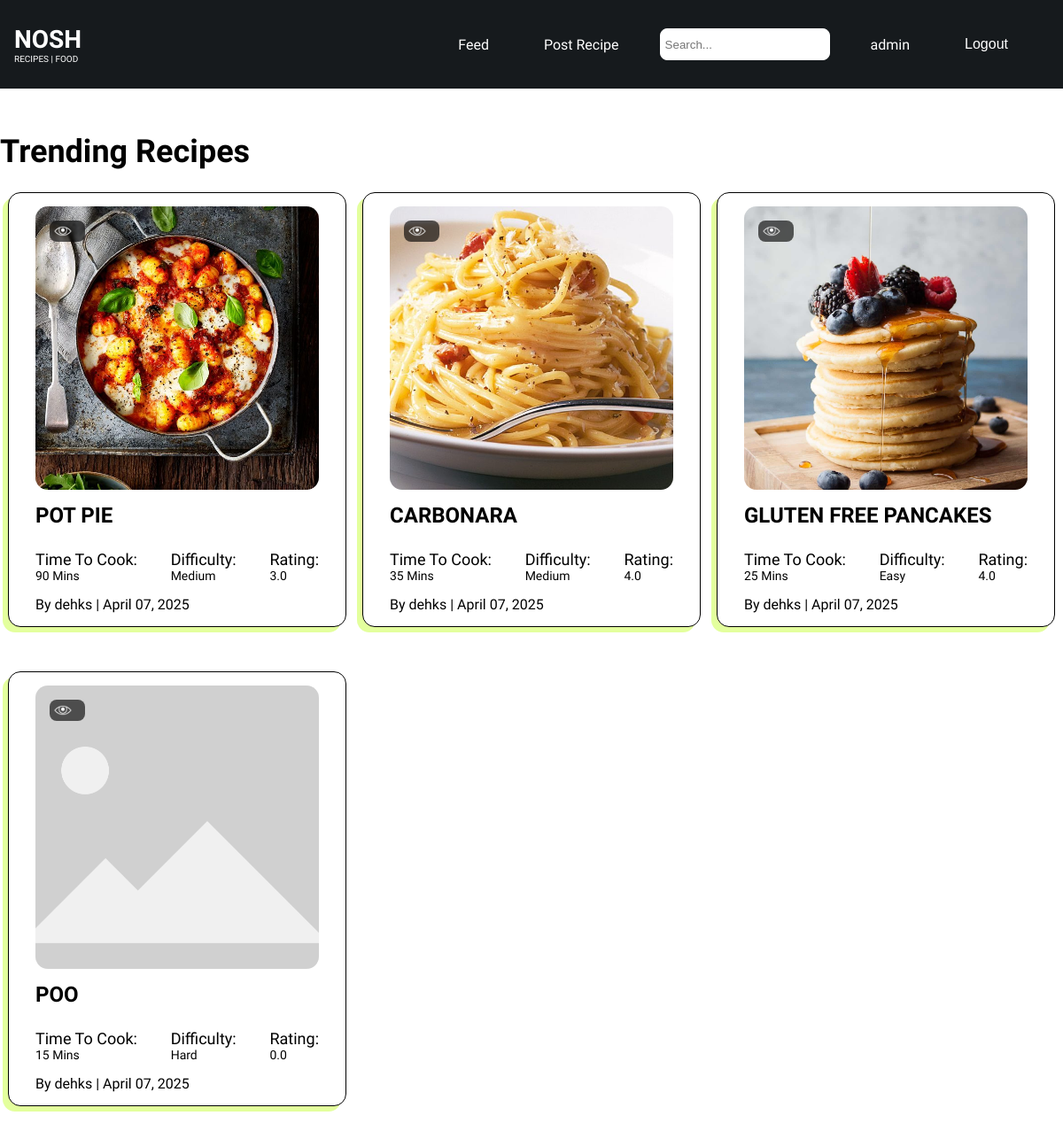
The app's page / (signed in) with its own data.
### recipes/models.py (models this page shows, shortened)
class Recipe(models.Model, HitCountMixin):
    EASY = 'Easy'
    MEDIUM = 'Medium'
    HARD = 'Hard'
    DIFFICULTIES_CHOICES = {
        EASY: 'Easy',
        MEDIUM: 'Medium',
        HARD: 'HARD',
    }
    HEALTHY = 'Healthy'
    GLUTEN_FREE = 'Gluten Free'
    TAG_CHOICES = {
        HEALTHY: 'Healthy',
        GLUTEN_FREE: 'Gluten Free'
    }
    title = models.CharField(max_length=100)
    description = models.TextField()
    image = models.ImageField(upload_to='media/', blank=True, null=True)
    author = models.ForeignKey(User, on_delete=models.CASCADE, related_name='recipes')
    time_to_cook = models.IntegerField(null=True, blank=True, default=0)
    difficulty = models.CharField(max_length=6, choices=DIFFICULTIES_CHOICES, default=EASY)
    tag = models.CharField(max_length=11, choices=TAG_CHOICES, null=True, blank=True)
    serves = models.IntegerField(default=1)
    calories = models.IntegerField(null=True, blank=True)
    created_at = models.DateTimeField(auto_now_add=True)
    updated_at = models.DateTimeField(auto_now=True)
    hit_count_generic = GenericRelation(
        'hitcount.HitCount',
        object_id_field='object_pk',
        related_query_name='hit_count_generic_relation'
    )
    @property
    def average_rating(self):
        from django.db.models import Avg
        return self.ratings.aggregate(Avg('stars'))['stars__avg'] or 0

### recipes/views.py (the view)
# urls.py: path('', views.RecipeListView.as_view(), name='recipes-home'),
class RecipeListView(ListView):
    model = models.Recipe
    template_name = 'recipes/home.html'
    context_object_name = 'recipes'

### recipes/templates/recipes/home.html
{% extends "recipes/base.html" %}
{% load static %}
{% load hitcount_tags %}
{% block content %}
<div class="main">
  <div class="container">
  <h2 class="trending-title">Trending Recipes</h2>
  <div class="recipe-container">
    {% for recipe in recipes %}
    <div class="recipe-card-wrapper">
      <a href="{% url 'recipes-detail' recipe.pk %}" class="stretched-link">
        <div class="recipe-card">
          <div class="recipe-img-container">
            <div class="views"><img src="{% static 'eye.png' %}" alt="view icon" class="views-img">{{ recipe.hit_count.hits }}</div>
            {% if recipe.image %}
            <img src="{{ recipe.image.url }}" class="recipe-img" alt="{{ recipe.title }}">
            {% else %}
            <img src="{% static 'default-recipe.jpg' %}" class="recipe-img" alt="Default recipe image">
            {% endif %}
          </div>
          <div class="recipe-text-container">
            <h5 class="recipe-title">{{ recipe.title | upper }}</h5>
            <div class="recipe-stats-container">
              <div class="recipe-stat">
                <h5>Time To Cook:</h5>
                <p class="recipe-stat-value">{{ recipe.time_to_cook }} Mins</p>
              </div>
              <div class="recipe-stat">
                <h5>Difficulty: </h5>
                <p class="recipe-stat-value">{{ recipe.difficulty }}</p>
              </div>
              <div class="recipe-stat">
                <h5>Rating: </h5>
                <p class="recipe-stat-value">{{ recipe.average_rating|floatformat:1 }}</p>
              </div>
            </div>
          </div>
          <div class="recipe-text-container">
            By {{ recipe.author.username }} | {{ recipe.updated_at|date:"F d, Y" }}
          </div>
        </div>
      </a>
    </div>
    {% empty %}
    <div class="col-12">
      <div class="alert alert-info" role="alert">
        No recipes found. Be the first to add one!
      </div>
    </div>
    {% endfor %}
  </div>
</div>
</div>
{% endblock content %}

### recipes/templates/recipes/base.html (shortened to what this page needs)
{% load static %}
<!DOCTYPE html>
<html lang="en">
  <head>
    <link rel="stylesheet" href="{% static 'css/main.css' %}">
  </head>
  <body>
    <nav>
      <a class="nav-title" href="{% url 'recipes-home' %}">
        <h4>NOSH</h4>
        <p>RECIPES | FOOD</p>
      </a>
      <div class="nav-right">
        <ul>
          <li><a aria-current="page" href="{% url 'recipes-home' %}">Feed</a></li>
          <li><a href="{% url 'recipes-create' %}">Post Recipe</a></li>
          <li>
            <form action="{% url 'search_results' %}" method="get">
              <input id="search" name="q" type="text" placeholder="Search..." class="nav-search">
            </form>
          </li>
          {% if user.is_authenticated %}
          <li><a href="/profile/{{ user.username }}">{{ user.username }}</a></li>
            <li>
              <form action="{% url 'user-logout' %}" method="post">
                <button class="nav-button" type="submit">Logout</button>
              </form>
            </li>
          {% endif %}
        </ul>
      </div>
    </nav>
    <div class="container">
       {% block content %} {% endblock %}
    </div>
  </body>
</html>

### static/css/main.css (style rules this page uses)
* { margin: 0; padding: 0; }
body { background-color: #FFFFFF; font-family: "Geist", sans-serif; font-optical-sizing: auto; font-style: normal; overflow-x: hidden; }
nav { height: 100px; max-width: 100vw; background-color: #161A1D; color: #FFFFFF; display: flex; justify-content: space-between; align-items: center; padding: 0 1rem; font-family: "Istok Web", sans-serif; }
a { color: inherit !important; text-decoration: none !important; }
.nav-title { display: flex; flex-direction: column; }
.nav-title h4 { font-size: 28px; font-weight: bold; }
.nav-title p { font-size: 10px; font-weight: normal; }
.nav-right ul { list-style-type: none; margin: 0; padding: 0; display: flex; align-items: center; }
.nav-right ul li { margin-right: 30px; font-family: "Istok Web", sans-serif; }
.nav-right li a { display: block; color: #FFFFFF; text-align: center; padding: 14px 16px; text-decoration: none; transition: 0.3s ease-in-out; }
.nav-right li a:hover, .nav-right button { color: #d9ff79 !important; }
.nav-right form { margin: 0; }
.nav-right button { background-color: #00000000; border: none; color: inherit !important; font-size: inherit !important; cursor: pointer; padding: 14px 16px; }
.nav-search { background-color: #FFFFFF; height: 30px; padding: 2px 5px; border-radius: 8px; width: 180px; border: 1px solid #FFFFFF; }
.main { max-width: 100vw; width: 100%; height: auto; }
.container { max-width: 1280px; margin: 0 auto; }
.trending-title { font-size: 36px; padding: 50px 0 25px 0; }
.recipe-container { display: grid; grid-template-columns: repeat(3, 1fr); width: 100%; }
.recipe-card-wrapper { display: flex; flex-direction: column; justify-content: center; align-items: center; margin-bottom: 50px; }
.recipe-card { background-color: #ffffff; border: 1px solid #000000; box-shadow: -6px 6px 0px 0px #d9ff79b9; border-radius: 14px; padding: 15px 30px; transition: 0.3s ease-in-out; }
.recipe-img-container { position: relative; width: 320px; height: 320px; overflow: hidden; display: flex; justify-content: center; align-items: center; }
.views { position: absolute; top: 5%; left: 5%; background-color: #000000a1; color: #FFFFFF; display: flex; flex-direction: row; align-items: center; padding: 2px 5px; border-radius: 8px; backdrop-filter: blur(1px); }
.views-img { height: 20px; width: auto; margin-right: 10px; }
.recipe-img { width: 100%; height: 100%; object-fit: cover; object-position: center; border-radius: 14px; }
.recipe-text-container { margin-top: 15px; }
.recipe-title { font-size: 24px; font-weight: 600; text-transform: capitalize; }
.recipe-stats-container { margin-top: 25px; display: flex; flex-direction: row; justify-content: space-between; }
.recipe-stat { display: flex; flex-direction: column; }
.recipe-stat h5 { font-weight: 500; font-size: 18px; }
.recipe-stat p { font-weight: 300; font-size: 14px; }

### records on screen
Recipe: image (picture), title "POT PIE", time_to_cook "90", difficulty "Medium", average_rating "3.0", author.username "dehks", updated_at "April 07, 2025"
Recipe: image (picture), title "CARBONARA", time_to_cook "35", difficulty "Medium", average_rating "4.0", author.username "dehks", updated_at "April 07, 2025"
Recipe: image (picture), title "GLUTEN FREE PANCAKES", time_to_cook "25", difficulty "Easy", average_rating "4.0", author.username "dehks", updated_at "April 07, 2025"
Recipe: title "POO", time_to_cook "15", difficulty "Hard", average_rating "0.0", author.username "dehks", updated_at "April 07, 2025"

### other values on screen
{{ user.username }} "admin"
